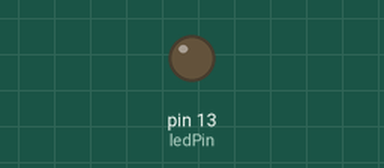
Simulated run of this sketch. Board: Arduino Uno, built with avr-gcc and run on an emulated ATmega328P. On the bench: output pins drawn as LEDs (lit = HIGH).

Above: at 0.05 s.
At 0.2 s:
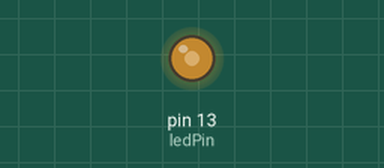
At 0.3 s:
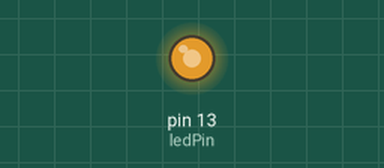
At 0.6 s:
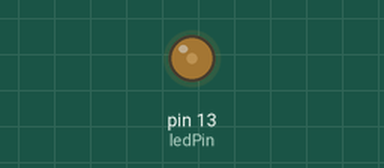
Timing chart, 0 to 3.0 s (numbered marks = the images above):
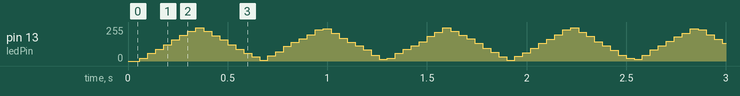

The sketch:

PWM_na_unha.ino
```cpp
// Definindo o pino do LED
const int ledPin = 13;

void setup() {
  // Configurando o pino do LED como saída
  pinMode(ledPin, OUTPUT);
}
//100 - 0 em 300ms
//0 - 100 em 300ms

void loop() {

  for (int i = 0; i <= 30; i++) {
    // Liga o LED
    digitalWrite(ledPin, HIGH);
    delay(i / 3);

    // Desliga o LED
    digitalWrite(ledPin, LOW);
    delay(10 - i / 3);
  }

  for (int i = 0; i <= 30; i++) {

    // Desliga o LED
    digitalWrite(ledPin, LOW);
    delay(i / 3);

    // Liga o LED
    digitalWrite(ledPin, HIGH);
    delay(10 - i / 3);
  }

}
```
